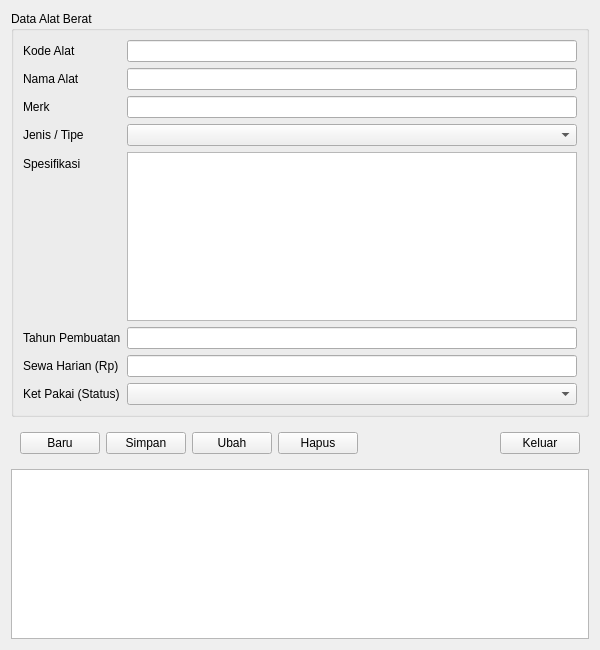
<?xml version="1.0" encoding="UTF-8"?>
<ui version="4.0">
 <class>Form</class>
 <widget class="QWidget" name="Form">
  <property name="geometry">
   <rect>
    <x>0</x>
    <y>0</y>
    <width>600</width>
    <height>650</height>
   </rect>
  </property>
  <property name="windowTitle">
   <string>Form Alat Berat</string>
  </property>
  <layout class="QVBoxLayout" name="verticalLayout">
   <item>
    <widget class="QGroupBox" name="groupBox">
     <property name="title">
      <string>Data Alat Berat</string>
     </property>
     <layout class="QFormLayout" name="formLayout">
      <item row="0" column="0">
       <widget class="QLabel" name="label">
        <property name="text">
         <string>Kode Alat</string>
        </property>
       </widget>
      </item>
      <item row="0" column="1">
       <widget class="QLineEdit" name="lineEdit_KodeAlat"/>
      </item>
      <item row="1" column="0">
       <widget class="QLabel" name="label_2">
        <property name="text">
         <string>Nama Alat</string>
        </property>
       </widget>
      </item>
      <item row="1" column="1">
       <widget class="QLineEdit" name="lineEdit_NamaAlat"/>
      </item>
      <item row="2" column="0">
       <widget class="QLabel" name="label_3">
        <property name="text">
         <string>Merk</string>
        </property>
       </widget>
      </item>
      <item row="2" column="1">
       <widget class="QLineEdit" name="lineEdit_Merk"/>
      </item>
      <item row="3" column="0">
       <widget class="QLabel" name="label_4">
        <property name="text">
         <string>Jenis / Tipe</string>
        </property>
       </widget>
      </item>
      <item row="3" column="1">
       <widget class="QComboBox" name="comboBox_Jenis"/>
      </item>
      <item row="4" column="0">
       <widget class="QLabel" name="label_5">
        <property name="text">
         <string>Spesifikasi</string>
        </property>
       </widget>
      </item>
      <item row="4" column="1">
       <widget class="QTextEdit" name="textEdit_Spesifikasi"/>
      </item>
      <item row="5" column="0">
       <widget class="QLabel" name="label_6">
        <property name="text">
         <string>Tahun Pembuatan</string>
        </property>
       </widget>
      </item>
      <item row="5" column="1">
       <widget class="QLineEdit" name="lineEdit_Tahun"/>
      </item>
      <item row="6" column="0">
       <widget class="QLabel" name="label_7">
        <property name="text">
         <string>Sewa Harian (Rp)</string>
        </property>
       </widget>
      </item>
      <item row="6" column="1">
       <widget class="QLineEdit" name="lineEdit_Sewa"/>
      </item>
      <item row="7" column="0">
       <widget class="QLabel" name="label_8">
        <property name="text">
         <string>Ket Pakai (Status)</string>
        </property>
       </widget>
      </item>
      <item row="7" column="1">
       <widget class="QComboBox" name="comboBox_Status"/>
      </item>
     </layout>
    </widget>
   </item>
   <item>
    <widget class="QFrame" name="frame">
     <layout class="QHBoxLayout" name="horizontalLayout">
      <item>
       <widget class="QPushButton" name="pushButton_Baru">
        <property name="text">
         <string>Baru</string>
        </property>
       </widget>
      </item>
      <item>
       <widget class="QPushButton" name="pushButton_Simpan">
        <property name="text">
         <string>Simpan</string>
        </property>
       </widget>
      </item>
      <item>
       <widget class="QPushButton" name="pushButton_Ubah">
        <property name="text">
         <string>Ubah</string>
        </property>
       </widget>
      </item>
      <item>
       <widget class="QPushButton" name="pushButton_Hapus">
        <property name="text">
         <string>Hapus</string>
        </property>
       </widget>
      </item>
      <item>
       <spacer name="horizontalSpacer">
        <property name="orientation">
         <enum>Qt::Horizontal</enum>
        </property>
        <property name="sizeHint" stdset="0">
         <size>
          <width>40</width>
          <height>20</height>
         </size>
        </property>
       </spacer>
      </item>
      <item>
       <widget class="QPushButton" name="pushButton_Keluar">
        <property name="text">
         <string>Keluar</string>
        </property>
       </widget>
      </item>
     </layout>
    </widget>
   </item>
   <item>
    <widget class="QTableWidget" name="tableWidget"/>
   </item>
  </layout>
 </widget>
 <resources/>
 <connections/>
</ui>
